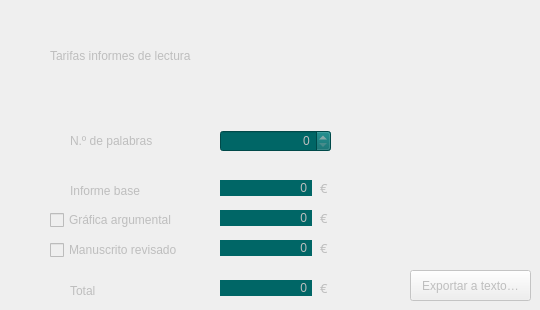
    <widget class="QWidget" name="tab_inf">
     <property name="enabled">
      <bool>false</bool>
     </property>
     <property name="styleSheet">
      <string notr="true">font: 9pt &quot;Bookerly&quot;;
color: &quot;white&quot;;</string>
     </property>
     <attribute name="title">
      <string>Informes de lectura</string>
     </attribute>
     <widget class="QLabel" name="label_18">
      <property name="geometry">
       <rect>
        <x>50</x>
        <y>40</y>
        <width>401</width>
        <height>31</height>
       </rect>
      </property>
      <property name="styleSheet">
       <string notr="true">font: 20pt &quot;Bookerly&quot;; color: 'white';</string>
      </property>
      <property name="text">
       <string>Tarifas informes de lectura</string>
      </property>
     </widget>
     <widget class="QLabel" name="label_20">
      <property name="geometry">
       <rect>
        <x>70</x>
        <y>120</y>
        <width>131</width>
        <height>41</height>
       </rect>
      </property>
      <property name="text">
       <string>N.º de palabras</string>
      </property>
     </widget>
     <widget class="QLabel" name="label_23">
      <property name="geometry">
       <rect>
        <x>70</x>
        <y>180</y>
        <width>141</width>
        <height>21</height>
       </rect>
      </property>
      <property name="text">
       <string>Informe base</string>
      </property>
     </widget>
     <widget class="QCheckBox" name="checkBox_GA">
      <property name="geometry">
       <rect>
        <x>50</x>
        <y>210</y>
        <width>141</width>
        <height>20</height>
       </rect>
      </property>
      <property name="text">
       <string>Gráfica argumental</string>
      </property>
     </widget>
     <widget class="QCheckBox" name="checkBox_MR">
      <property name="geometry">
       <rect>
        <x>50</x>
        <y>240</y>
        <width>141</width>
        <height>20</height>
       </rect>
      </property>
      <property name="text">
       <string>Manuscrito revisado</string>
      </property>
     </widget>
     <widget class="QSpinBox" name="spinBox_inf_pal">
      <property name="geometry">
       <rect>
        <x>220</x>
        <y>130</y>
        <width>111</width>
        <height>22</height>
       </rect>
      </property>
      <property name="styleSheet">
       <string notr="true">background-color: #006666;
color: &quot;white&quot;;
font: 10pt &quot;Cascadia Code&quot;;
</string>
      </property>
      <property name="alignment">
       <set>Qt::AlignRight|Qt::AlignTrailing|Qt::AlignVCenter</set>
      </property>
      <property name="maximum">
       <number>1000000</number>
      </property>
      <property name="singleStep">
       <number>1000</number>
      </property>
     </widget>
     <widget class="QLabel" name="lbl_show_infBase">
      <property name="geometry">
       <rect>
        <x>220</x>
        <y>180</y>
        <width>92</width>
        <height>16</height>
       </rect>
      </property>
      <property name="styleSheet">
       <string notr="true">background-color: #006666;
color: &quot;white&quot;;
font: 10pt &quot;Cascadia Code&quot;;</string>
      </property>
      <property name="text">
       <string>0</string>
      </property>
      <property name="alignment">
       <set>Qt::AlignRight|Qt::AlignTrailing|Qt::AlignVCenter</set>
      </property>
      <property name="margin">
       <number>0</number>
      </property>
      <property name="indent">
       <number>5</number>
      </property>
     </widget>
     <widget class="QLabel" name="lbl_show_infGA">
      <property name="geometry">
       <rect>
        <x>220</x>
        <y>210</y>
        <width>92</width>
        <height>16</height>
       </rect>
      </property>
      <property name="styleSheet">
       <string notr="true">background-color: #006666;
color: &quot;white&quot;;
font: 10pt &quot;Cascadia Code&quot;;</string>
      </property>
      <property name="text">
       <string>0</string>
      </property>
      <property name="alignment">
       <set>Qt::AlignRight|Qt::AlignTrailing|Qt::AlignVCenter</set>
      </property>
      <property name="margin">
       <number>0</number>
      </property>
      <property name="indent">
       <number>5</number>
      </property>
     </widget>
     <widget class="QLabel" name="lbl_show_infMR">
      <property name="geometry">
       <rect>
        <x>220</x>
        <y>240</y>
        <width>92</width>
        <height>16</height>
       </rect>
      </property>
      <property name="styleSheet">
       <string notr="true">background-color: #006666;
color: &quot;white&quot;;
font: 10pt &quot;Cascadia Code&quot;;</string>
      </property>
      <property name="text">
       <string>0</string>
      </property>
      <property name="alignment">
       <set>Qt::AlignRight|Qt::AlignTrailing|Qt::AlignVCenter</set>
      </property>
      <property name="margin">
       <number>0</number>
      </property>
      <property name="indent">
       <number>5</number>
      </property>
     </widget>
     <widget class="QLabel" name="label_21">
      <property name="geometry">
       <rect>
        <x>320</x>
        <y>180</y>
        <width>8</width>
        <height>16</height>
       </rect>
      </property>
      <property name="font">
       <font>
        <family>Cascadia Code</family>
        <pointsize>10</pointsize>
        <italic>false</italic>
        <bold>false</bold>
       </font>
      </property>
      <property name="styleSheet">
       <string notr="true">font: 10pt &quot;Cascadia Code&quot;;</string>
      </property>
      <property name="text">
       <string>€</string>
      </property>
     </widget>
     <widget class="QLabel" name="label_22">
      <property name="geometry">
       <rect>
        <x>320</x>
        <y>210</y>
        <width>8</width>
        <height>16</height>
       </rect>
      </property>
      <property name="font">
       <font>
        <family>Cascadia Code</family>
        <pointsize>10</pointsize>
        <italic>false</italic>
        <bold>false</bold>
       </font>
      </property>
      <property name="styleSheet">
       <string notr="true">font: 10pt &quot;Cascadia Code&quot;;</string>
      </property>
      <property name="text">
       <string>€</string>
      </property>
     </widget>
     <widget class="QLabel" name="label_24">
      <property name="geometry">
       <rect>
        <x>320</x>
        <y>240</y>
        <width>8</width>
        <height>16</height>
       </rect>
      </property>
      <property name="font">
       <font>
        <family>Cascadia Code</family>
        <pointsize>10</pointsize>
        <italic>false</italic>
        <bold>false</bold>
       </font>
      </property>
      <property name="styleSheet">
       <string notr="true">font: 10pt &quot;Cascadia Code&quot;;</string>
      </property>
      <property name="text">
       <string>€</string>
      </property>
     </widget>
     <widget class="QLabel" name="label_25">
      <property name="geometry">
       <rect>
        <x>70</x>
        <y>280</y>
        <width>141</width>
        <height>21</height>
       </rect>
      </property>
      <property name="text">
       <string>Total</string>
      </property>
     </widget>
     <widget class="QLabel" name="lbl_show_infTot">
      <property name="geometry">
       <rect>
        <x>220</x>
        <y>280</y>
        <width>92</width>
        <height>16</height>
       </rect>
      </property>
      <property name="styleSheet">
       <string notr="true">background-color: #006666;
color: &quot;white&quot;;
font: 10pt &quot;Cascadia Code&quot;;</string>
      </property>
      <property name="text">
       <string>0</string>
      </property>
      <property name="alignment">
       <set>Qt::AlignRight|Qt::AlignTrailing|Qt::AlignVCenter</set>
      </property>
      <property name="margin">
       <number>0</number>
      </property>
      <property name="indent">
       <number>5</number>
      </property>
     </widget>
     <widget class="QLabel" name="label_26">
      <property name="geometry">
       <rect>
        <x>320</x>
        <y>280</y>
        <width>8</width>
        <height>16</height>
       </rect>
      </property>
      <property name="font">
       <font>
        <family>Cascadia Code</family>
        <pointsize>10</pointsize>
        <italic>false</italic>
        <bold>false</bold>
       </font>
      </property>
      <property name="styleSheet">
       <string notr="true">font: 10pt &quot;Cascadia Code&quot;;</string>
      </property>
      <property name="text">
       <string>€</string>
      </property>
     </widget>
     <widget class="QPushButton" name="psBtnSave_inf">
      <property name="geometry">
       <rect>
        <x>410</x>
        <y>270</y>
        <width>121</width>
        <height>31</height>
       </rect>
      </property>
      <property name="text">
       <string>Exportar a texto…</string>
      </property>
      <property name="shortcut">
       <string>Ctrl+R</string>
      </property>
     </widget>
    </widget>
